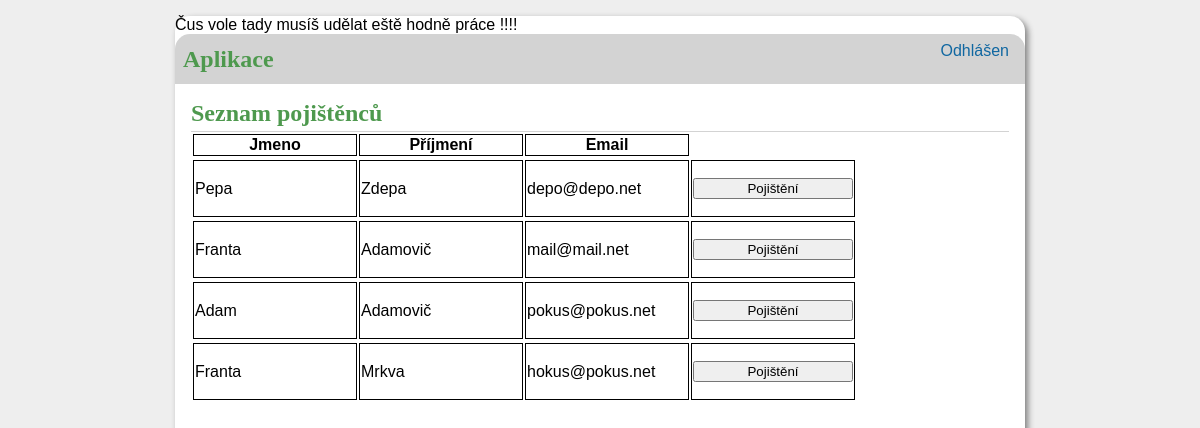
The app's page /list, older data.
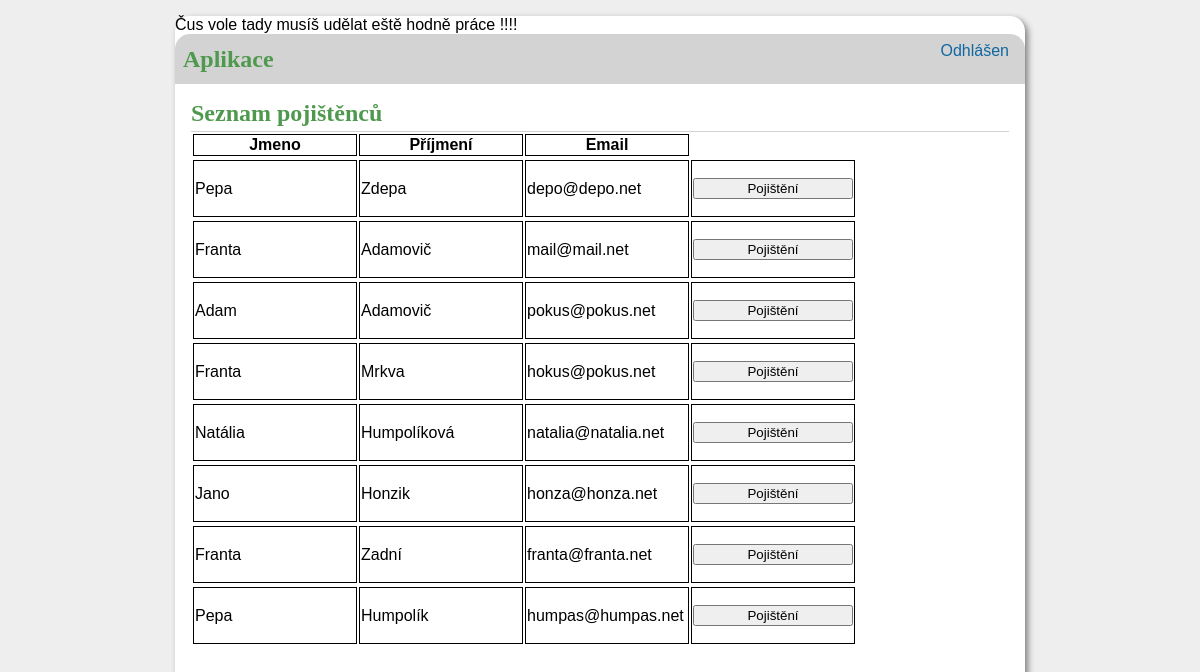
The same page, newer data.
### tables this page shows
CREATE TABLE users (
id INTEGER PRIMARY KEY AUTOINCREMENT,
email TEXT UNIQUE NOT NULL,
name TEXT NOT NULL,
surname TEXT NOT NULL,
tel INTEGER NOT NULL,
street_descriptive TEXT NOT NULL,
city TEXT NOT NULL,
zip_code INTEGER NOT NULL
);

### aplikace/extract.py (the view)
@bp.route('/list', methods=('GET', 'POST'))
def list():
    db = get_db()
    users = db.execute(
        'SELECT * FROM users'
    ).fetchall()
    return render_template('extract/extract_list.html', users=users)

### aplikace/auth.py (called while the page is built)
@bp.before_app_request
def load_logged_in_user():
    user_id = session.get('email')
    if user_id is None:
        g.user = None
    else:
        g.user = get_db().execute(
            'SELECT * FROM administration WHERE email = ?', (user_id,)
        ).fetchone()

### aplikace/db.py (called while the page is built)
def get_db():
    if 'db' not in g:
        g.db = sqlite3.connect(
            current_app.config['DATABASE'],
            detect_types=sqlite3.PARSE_DECLTYPES
        )
        g.db.row_factory = sqlite3.Row
    return g.db

### aplikace/templates/extract/extract_list.html (shortened to what this page needs)
{% extends 'base.html' %}
{% block header %}
    <h1> {% block title %}Seznam pojištěnců{% endblock title %}
{% endblock header %}
{% block content %}
        <table>
            <thead>
                <tr>
                    <th>Jmeno</th>
                    <th>Příjmení</th>
                    <th>Email</th>
                </tr>
            </thead>
            {% for user in users %}
            <table>
                <tr >
                    <td>{{ user['name'] }}</td>
                    <td>{{ user['surname'] }}</td>
                    <td>{{ user['email'] }}</td>
                    <td><form method="post" action="{{ url_for('insurance.list_insurance', user_id=user['id']) }}">
                            <button type="submit">Pojištění</button>
                        </form>
                    </td>
                </tr>
            </table>
        </table>
        {% endfor %}
{% endblock content %}

### aplikace/templates/base.html (shortened to what this page needs)
<!doctype html>
<link rel="stylesheet" href="{{ url_for('static', filename='style.css')}}">
<nav>
    <h1>Aplikace</h1>
    <ul>
        {% if g.user %}
            <li><span>{{ g.user['name'] }}</span>
            <li><a href="{{ url_for('auth.logout') }}">Odhlásit</a>
        {% else %}
            <li><a href="{{ url_for('auth.login') }}">Odhlášen</a>
        {% endif %}
    </ul>
</nav>
<section class="content">
    <header>
        {% block header %}{% endblock header %}
    </header>
    {% block content %}{% endblock content %}
</section>

### aplikace/static/style.css (style rules this page uses)
h1 { font-family: serif; color: #4e994e; margin: 1rem 0; }
a { color: #1067a1; text-decoration: none; }
nav { background: lightgray; display: flex; align-items: center; padding: 0 0.5rem; border-radius: 15px 15px 0 0; }
nav h1 { flex: auto; margin: 0; }
nav ul { display: flex; list-style: none; margin: 0; padding: 0; }
nav ul li a, nav ul li span, header .action { display: block; padding: 0.5rem; }
.content { padding: 0 1rem 1rem; }
.content > header { border-bottom: 1px solid lightgray; display: flex; align-items: flex-end; }
.content > header h1 { flex: auto; margin: 1rem 0 0.25rem 0; }
.content:last-child { margin-bottom: 0; }
.content form { margin: 1em 0; display: flex; flex-direction: column; }
table td, th { border: solid 1px; width: 10em; border-collapse: collapse; }

Row changes from the older to the newer data that the page shows:
added users: name "Natália", surname "Humpolíková", email "natalia@natalia.net"
added users: name "Jano", surname "Honzik", email "honza@honza.net"
added users: name "Franta", surname "Zadní", email "franta@franta.net"
added users: name "Pepa", surname "Humpolík", email "humpas@humpas.net"
